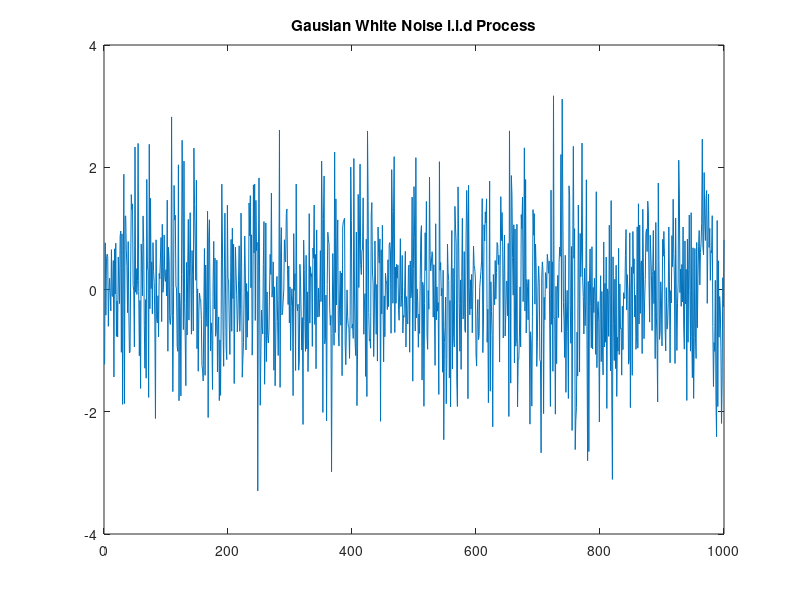

Source code (MATLAB): (Note: this script raises an error after producing the figure.)
%filename: TAClass.m
%Author: Matheus Lima-Cornejo <https://limacornejo.github.io>
%Maintainer: Matheus Lima-Cornejo <https://limacornejo.github.io>
%Description: This file produces the plots shown on the solutions.
%Copyright (C) 2025, all rights reserved

%% 1. Simulate a white noise process with standard Gaussian

% Setting seed
rng("default")
s = rng;

% Sample size
n = 1000;

% Generating process
e = randn(n,1);

% Plot
t = (1:n)';
plot(t, e, ' '), title('Gausian White Noise i.i.d Process')

%% 2. Central moments of e and e2

e2 = e.^2;

Distribution = {'Normal';'Chi-squared'};
Mean = [mean(e);mean(e2)];
Std = [std(e);std(e2)];
Coeff_Skewness = [skewness(e);skewness(e2)];
Coeff_Kurtosis = [kurtosis(e);kurtosis(e2)];

T = table(Distribution,Mean,Std,Coeff_Skewness,Coeff_Kurtosis);
display(T)

%% 3. Uncorrelation vs Independence

% Histograms
figure
subplot(2,1,1), histogram(e), title('Histogram of e')
subplot(2,1,2), histogram(e2), title('Histogram of e^2')

% Scatter plot
figure
scatter(e,e2)

corr(e,e2)

%% 4. Jarque-Bera - Exercise 2

% Normal
JB_value_1 = (n/6)*((T.Coeff_Skewness(1)-0)^2 + 0.25*(T.Coeff_Kurtosis(1)-3)^2);

% Chi-square
JB_value_2 = (n/6)*((T.Coeff_Skewness(2)-0)^2 + 0.25*(T.Coeff_Kurtosis(2)-3)^2);

JB = [JB_value_1;JB_value_2];

T.JB = JB;
display(T)

%% 5. Simulate a RW - Exercise 7

% Vectors of zeros
y_rw = zeros(n,1);

% AR(1) coefficients
phi = 1;

% Loop
for i = 1:n-1
    y_rw(i+1) = phi * y_rw(i) + e(i+1);
end

% Plot
figure
subplot(2,1,1), plot(t,y_rw, ' '), title('Random walk')
subplot(2,1,2), autocorr(y_rw)

%% 6. Simulate an AR(2) - Exercise 12

% Level of the process
c = 0.1;

% AR(2) coefficients
phi1 = 1/3;
phi2 = 1/4;

% Vector of zeros
y12 = zeros(n,1);
y12(1) = c/(1-phi1-phi2);
y12(2) = c/(1-phi1-phi2);

% Loop
for i = 1:n-2
    y12(i+2) = c + phi1 * y12(i+1) + phi2 * y12(i) + e(i+2);
end

% Plot
figure
subplot(2,1,1), plot(t,y12, ' '), title('AR(2)')
subplot(2,1,2), autocorr(y12)

%% 7. Simulate an AR(2) - Exercise 13

% Level of the process
c = 0.1;

% AR(2) coefficients
phi1 = 1.6;
phi2 = -0.63;

% Vector of zeros
y13 = zeros(n,1);
y13(1) = c/(1-phi1-phi2);
y13(2) = c/(1-phi1-phi2);

% Loop
for i = 1:n-2
    y13(i+2) = c + phi1 * y13(i+1) + phi2 * y13(i) + e(i+2);
end

% Plot
figure
subplot(2,1,1), plot(t,y13, ' '), title('AR(2)')
subplot(2,1,2), autocorr(y13)

%% 8. Simulate an AR(2) - Exercise 14

% Level of the process
c = 0.1;

% AR(2) coefficients
phi1 = -0.4;
phi2 = 0.5;

% Vector of zeros
y14 = zeros(n,1);
y14(1) = c/(1-phi1-phi2);
y14(2) = c/(1-phi1-phi2);

% Loop
for i = 1:n-2
    y14(i+2) = c + phi1 * y14(i+1) + phi2 * y14(i) + e(i+2);
end

% Plot
figure
subplot(2,1,1), plot(t,y14, ' '), title('AR(2)')
subplot(2,1,2), autocorr(y14)

%% 9. Simulate an AR(2) - Exercise 15

% Level of the process
c = 0.1;

% AR(2) coefficients
phi1 = 0.8;
phi2 = -0.8;

% Vector of zeros
y15 = zeros(n,1);
y15(1) = c/(1-phi1-phi2);
y15(2) = c/(1-phi1-phi2);

% Loop
for i = 1:n-2
    y15(i+2) = c + phi1 * y15(i+1) + phi2 * y15(i) + e(i+2);
end

% Plot
figure
subplot(2,1,1), plot(t,y15, ' '), title('AR(2)')
subplot(2,1,2), autocorr(y15)

%% 10. Simulate an AR(2) - Exercise 16

% Level of the process
c = 0.1;

% AR(2) coefficients
phi1 = 0.1;
phi2 = -0.3;

% Vector of zeros
y16 = zeros(n,1);
y16(1) = c/(1-phi1-phi2);
y16(2) = c/(1-phi1-phi2);

% Loop
for i = 1:n-2
    y16(i+2) = c + phi1 * y16(i+1) + phi2 * y16(i) + e(i+2);
end

% Plot
figure
subplot(2,1,1), plot(t,y16, ' '), title('AR(2)')
subplot(2,1,2), autocorr(y16)

%% 11. Simulate an AR(2) - Exercise 17

% Level of the process
c = 0.1;

% AR(2) coefficients
phi1 = 0.5;
phi2 = -0.1;

% Vector of zeros
y17 = zeros(n,1);
y17(1) = c/(1-phi1-phi2);
y17(2) = c/(1-phi1-phi2);

% Loop
for i = 1:n-2
    y17(i+2) = c + phi1 * y17(i+1) + phi2 * y17(i) + e(i+2);
end

% Plot
figure
subplot(2,1,1), plot(t,y17, ' '), title('AR(2)')
subplot(2,1,2), autocorr(y17)

%% 12. Simulate an AR(2) - Mock Exam - Question 3

% Level of the process
c = 0.1;

% AR(2) coefficients
phi1 = 0.5;
phi2 = 0.3;

% Vector of zeros
yme3 = zeros(n,1);
yme3(1) = c/(1-phi1-phi2);
yme3(2) = c/(1-phi1-phi2);

% Loop
for i = 1:n-2
    yme3(i+2) = c + phi1 * yme3(i+1) + phi2 * yme3(i) + e(i+2);
end

% Plot
figure
subplot(2,1,1), plot(t,yme3, ' '), title('AR(2)')
subplot(2,1,2), autocorr(yme3)

%% 13. Uncorrelation vs Independence - Example 3

% Sample size
n1 = 100000;

% Setting seed
rng("default")
s1 = rng;

% Sampling from U(0,1)
u = rand(n1,1);

% Histogram
figure
histogram(u)

% Define variable X (u_sin)
u_sin = sin(2*pi*u);

% Define variable Y (u_cos)
u_cos = cos(2*pi*u);

% Scatter plots
figure
subplot(3,1,1),scatter(u,u_sin)
subplot(3,1,2),scatter(u,u_cos)
subplot(3,1,3),scatter(u_sin,u_cos)

% Correlation
corr(u_sin,u_cos)


%% 14. Simulate an invertible MA(1) - Further Exercise 4

% MA(1) coefficient
theta = 0.5;

% Vector of zeros
y1 = zeros(n,1);

% Loop
for i = 1:n-1
    y1(i+1) = e(i+1) - theta * e(i);
end

% Plot
figure
subplot(2,1,1), plot(t,y1, ' '), title('MA(1) with \theta = 0.5')
subplot(2,1,2), autocorr(y1)

%% 15. Simulate a non-invertible MA(1) - Further Exercise 4 and 5

% MA(1) coefficient
theta = 2;

% Vector of zeros
y2 = zeros(n,1);

% Loop
for i = 1:n-1
    y2(i+1) = e(i+1) - theta * e(i);
end

% Plot - Figure 2
figure
subplot(2,1,1), plot(t,y2, ' '), title('MA(1) with \theta = 2')
subplot(2,1,2), autocorr(y2)